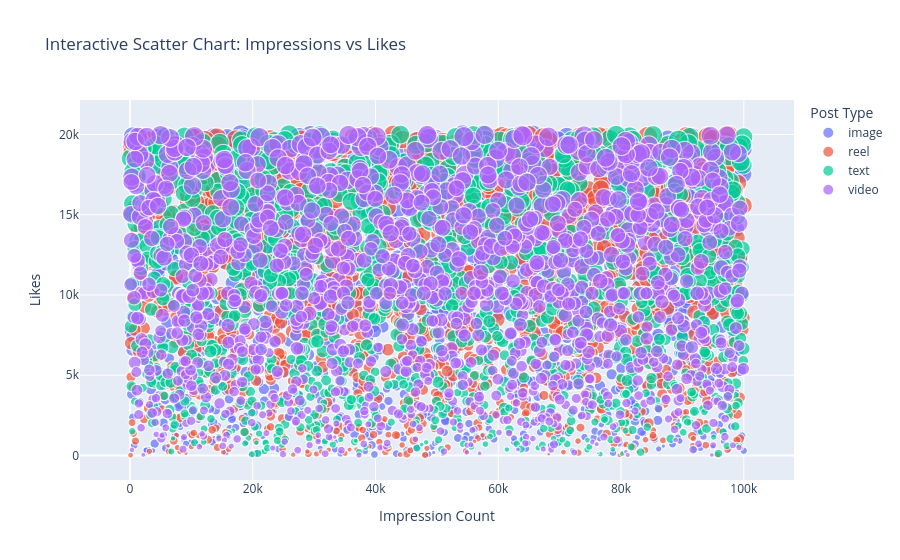

The code cell stored with this chart in its notebook:
### Code cell
# Plotly – Interactive Scatter Chart

import plotly.express as px

fig = px.scatter(
    df,
    x="impression_count",
    y="likes",
    color="post_type",
    size="engagement_score",
    hover_data=["sentiment", "country", "device_type"],
    title="Interactive Scatter Chart: Impressions vs Likes"
)

fig.update_layout(
    xaxis_title="Impression Count",
    yaxis_title="Likes",
    legend_title="Post Type"
)

fig.show()

### Figure 1 — Plotly figure (JSON) as saved in the notebook; plotly's stock layout.template omitted (floating-point values rounded to 4 significant figures; data arrays with more than 128 entries replaced by an {"elided": "..."} marker saying what was removed)
{"data": [{"customdata": {"elided": "1247x3 str values"}, "hovertemplate": "post_type=image<br>impression_count=%{x}<br>likes=%{y}<br>engagement_score=%{marker.size}<br>sentiment=%{customdata[0]}<br>country=%{customdata[1]}<br>device_type=%{customdata[2]}<extra></extra>", "legendgroup": "image", "marker": {"color": "#636efa", "size": {"elided": "1247 float values"}, "sizemode": "area", "sizeref": 61.7, "symbol": "circle"}, "mode": "markers", "name": "image", "showlegend": true, "type": "scattergl", "x": {"elided": "1247 int values"}, "xaxis": "x", "y": {"elided": "1247 float values"}, "yaxis": "y"}, {"customdata": {"elided": "1283x3 str values"}, "hovertemplate": "post_type=reel<br>impression_count=%{x}<br>likes=%{y}<br>engagement_score=%{marker.size}<br>sentiment=%{customdata[0]}<br>country=%{customdata[1]}<br>device_type=%{customdata[2]}<extra></extra>", "legendgroup": "reel", "marker": {"color": "#EF553B", "size": {"elided": "1283 float values"}, "sizemode": "area", "sizeref": 61.7, "symbol": "circle"}, "mode": "markers", "name": "reel", "showlegend": true, "type": "scattergl", "x": {"elided": "1283 int values"}, "xaxis": "x", "y": {"elided": "1283 float values"}, "yaxis": "y"}, {"customdata": {"elided": "1245x3 str values"}, "hovertemplate": "post_type=text<br>impression_count=%{x}<br>likes=%{y}<br>engagement_score=%{marker.size}<br>sentiment=%{customdata[0]}<br>country=%{customdata[1]}<br>device_type=%{customdata[2]}<extra></extra>", "legendgroup": "text", "marker": {"color": "#00cc96", "size": {"elided": "1245 float values"}, "sizemode": "area", "sizeref": 61.7, "symbol": "circle"}, "mode": "markers", "name": "text", "showlegend": true, "type": "scattergl", "x": {"elided": "1245 int values"}, "xaxis": "x", "y": {"elided": "1245 float values"}, "yaxis": "y"}, {"customdata": {"elided": "1225x3 str values"}, "hovertemplate": "post_type=video<br>impression_count=%{x}<br>likes=%{y}<br>engagement_score=%{marker.size}<br>sentiment=%{customdata[0]}<br>country=%{customdata[1]}<br>device_type=%{customdata[2]}<extra></extra>", "legendgroup": "video", "marker": {"color": "#ab63fa", "size": {"elided": "1225 float values"}, "sizemode": "area", "sizeref": 61.7, "symbol": "circle"}, "mode": "markers", "name": "video", "showlegend": true, "type": "scattergl", "x": {"elided": "1225 int values"}, "xaxis": "x", "y": {"elided": "1225 float values"}, "yaxis": "y"}], "layout": {"legend": {"itemsizing": "constant", "title": {"text": "Post Type"}, "tracegroupgap": 0}, "title": {"text": "Interactive Scatter Chart: Impressions vs Likes"}, "xaxis": {"anchor": "y", "domain": [0, 1], "title": {"text": "Impression Count"}}, "yaxis": {"anchor": "x", "domain": [0, 1], "title": {"text": "Likes"}}}}
